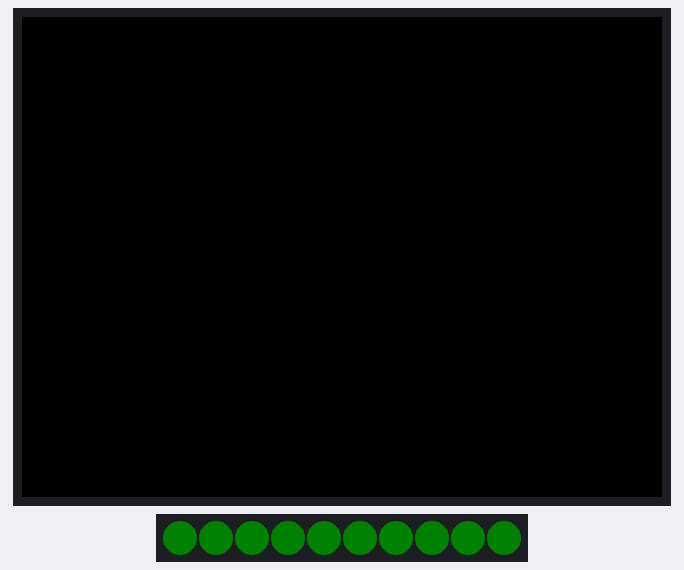
Bench run of a sketch on a simulated ESP32. Parts: 320×240 colour display, 10 RGB LEDs in strip order, left to right. Dim RGB values are drawn brighter than linear; WiFi joins after 1.5 s; servers stay silent unless stated; the local clock reads 2024-03-15 10:24:30 at power-on unless the sketch sets it.

Above: at 3.3 s.
At 8.8 s:
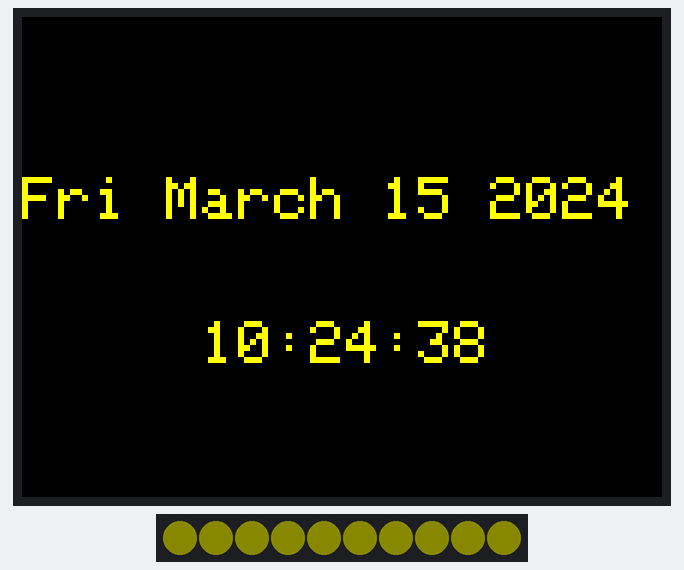
At 12.1 s:
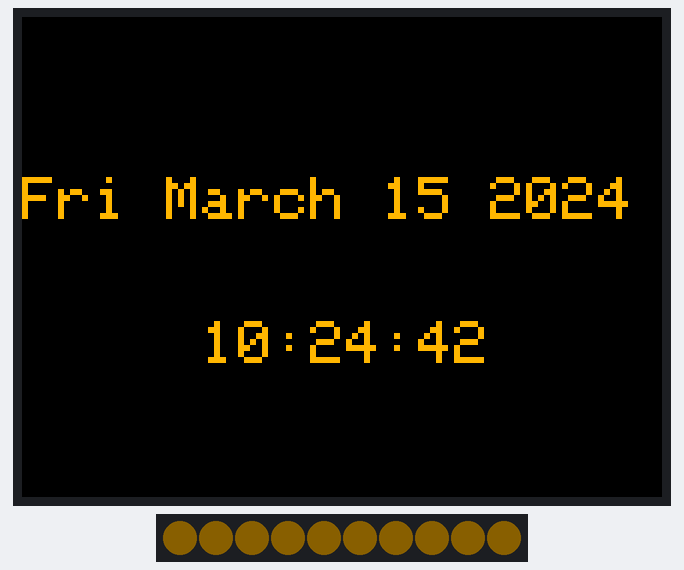
At 20.7 s:
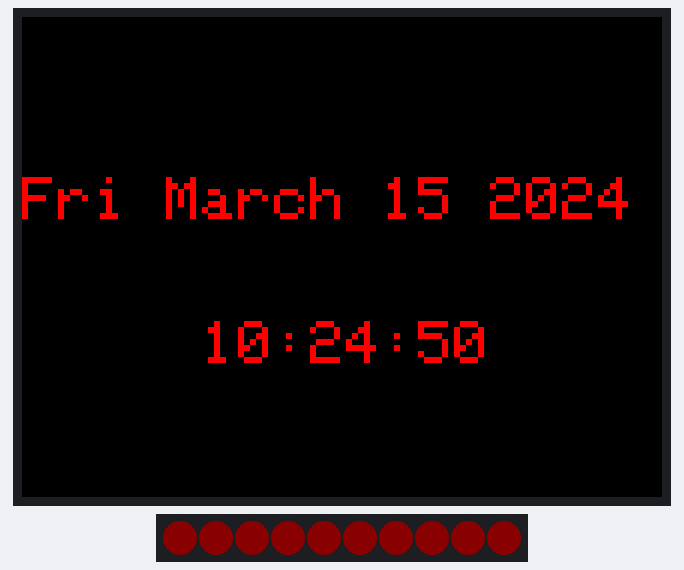
At 29.4 s:
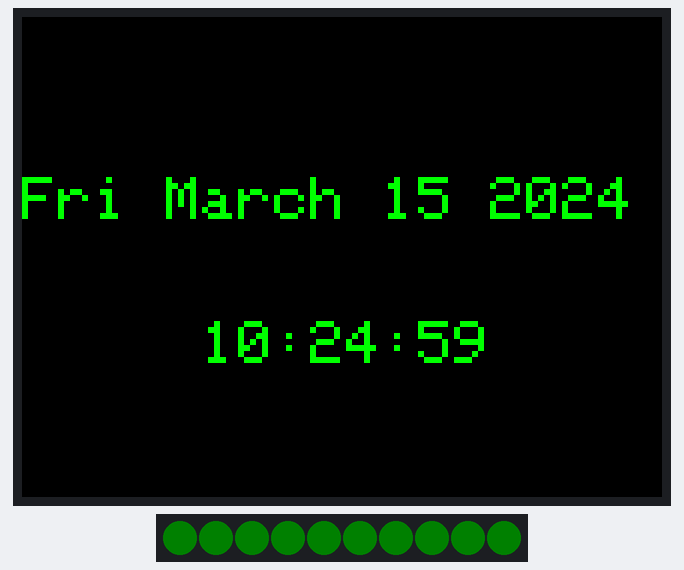
At 38.0 s:
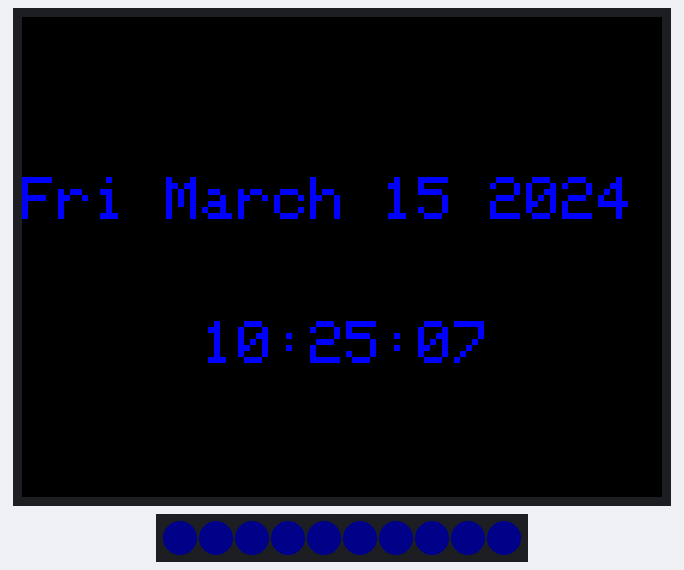

The sketch:

code.ino
```cpp
/*
* Author: Kamran A.
* Description: NTP TIME WITH LEDs
*/

#include <M5Core2.h>
#include <WiFi.h>
#include "time.h"

#include <FastLED.h>

#define NUM_LEDS 10
#define DATA_PIN 25
#define CLOCK_PIN 13

CRGB leds[NUM_LEDS];

// Set the name and password of the wifi to be connected
const char* ssid = "ssid";
const char* password = "password";

const char* ntpServer = "time1.google.com";  //Set the connect NTP server
//const char* ntpServer = "pool.ntp.org";
//const long gmtOffset_sec = -19001;
const long gmtOffset_sec = -18000;
const int daylightOffset_sec = 3600;

void printLocalTime() {
  struct tm timeinfo;
  if (!getLocalTime(
          &timeinfo)) {
    M5.Lcd.println("Failed to obtain time");
    return;
  }
  M5.Lcd.println(
      &timeinfo,
      "%a %B %d %Y \n\n     %I:%M:%S");
}

void setup() {
  M5.begin();

  FastLED.addLeds<NEOPIXEL, DATA_PIN>(leds, NUM_LEDS); // GRB ordering is assumed
  FastLED.setBrightness(10);

  M5.Lcd.setTextSize(2);
  M5.Lcd.printf("\nConnecting to %s", ssid);
  leds[0] = CRGB::Red;
  leds[1] = CRGB::Blue;
  leds[2] = CRGB::Green;
  leds[3] = CRGB::Orange;
  leds[4] = CRGB::Cyan;
  leds[5] = CRGB::Red;
  leds[6] = CRGB::Blue;
  leds[7] = CRGB::Green;
  leds[8] = CRGB::Orange;
  leds[9] = CRGB::Cyan;
  FastLED.show();
  WiFi.begin(
      ssid,
      password);
  while (WiFi.status() !=
         WL_CONNECTED) {
    delay(500);
    M5.Lcd.print(".");
  }
  M5.Lcd.println("\nWIFI CONNECTED!");
  leds[0] = CRGB::Green;
  leds[1] = CRGB::Green;
  leds[2] = CRGB::Green;
  leds[3] = CRGB::Green;
  leds[4] = CRGB::Green;
  leds[5] = CRGB::Green;
  leds[6] = CRGB::Green;
  leds[7] = CRGB::Green;
  leds[8] = CRGB::Green;
  leds[9] = CRGB::Green;
  FastLED.show();
  delay(500);
  M5.Lcd.println("\nCONNECTING TO NTP SERVER");
  leds[0] = CRGB::Red;
  leds[1] = CRGB::Blue;
  leds[2] = CRGB::Green;
  leds[3] = CRGB::Orange;
  leds[4] = CRGB::Cyan;
  leds[5] = CRGB::Red;
  leds[6] = CRGB::Blue;
  leds[7] = CRGB::Green;
  leds[8] = CRGB::Orange;
  leds[9] = CRGB::Cyan;
  FastLED.show();
  delay(500);
  configTime(gmtOffset_sec, daylightOffset_sec,
             ntpServer);
  leds[0] = CRGB::Green;
  leds[1] = CRGB::Green;
  leds[2] = CRGB::Green;
  leds[3] = CRGB::Green;
  leds[4] = CRGB::Green;
  leds[5] = CRGB::Green;
  leds[6] = CRGB::Green;
  leds[7] = CRGB::Green;
  leds[8] = CRGB::Green;
  leds[9] = CRGB::Green;
  FastLED.show();
  delay(500);
  printLocalTime();
  WiFi.disconnect(true);
  WiFi.mode(WIFI_OFF);
  delay(20);
  M5.Lcd.clear();
}
void loop() {

  M5.update();
  M5.Lcd.clear();
  M5.Lcd.setCursor(0, 80);
  M5.Lcd.setTextSize(3);

  while(true)
  {
    M5.update();
    delay(1000);
    M5.Lcd.clear();
    M5.Lcd.setCursor(0, 80);
    M5.Lcd.setTextSize(3);
    Orange();
    printLocalTime();
    M5.update();
    delay(1000);
    M5.Lcd.clear();
    M5.Lcd.setCursor(0, 80);
    Red();
    printLocalTime();
    M5.update();
    delay(1000);
    M5.Lcd.clear();
    M5.Lcd.setCursor(0, 80);
    Green();
    printLocalTime();
    M5.update();
    delay(1000);
    M5.Lcd.clear();
    M5.Lcd.setCursor(0, 80);
    Blue();
    printLocalTime();
    M5.update();
    delay(1000);
    M5.Lcd.clear();
    M5.Lcd.setCursor(0, 80);
    Yellow();
    printLocalTime();
    M5.update();
    delay(1000);
    M5.Lcd.clear();
    M5.Lcd.setCursor(0, 80);
    Purple();
    printLocalTime();
    M5.update();
    delay(1000);
    M5.Lcd.clear();
    M5.Lcd.setCursor(0, 80);
    Cyan();
    printLocalTime();
  }
}
void Orange()
{
  M5.Lcd.setTextColor(TFT_ORANGE);
  leds[0] = CRGB::Orange;
  leds[1] = CRGB::Orange;
  leds[2] = CRGB::Orange;
  leds[3] = CRGB::Orange;
  leds[4] = CRGB::Orange;
  leds[5] = CRGB::Orange;
  leds[6] = CRGB::Orange;
  leds[7] = CRGB::Orange;
  leds[8] = CRGB::Orange;
  leds[9] = CRGB::Orange;
  FastLED.show();
}
void Red()
{
  M5.Lcd.setTextColor(TFT_RED);
  leds[0] = CRGB::Red;
  leds[1] = CRGB::Red;
  leds[2] = CRGB::Red;
  leds[3] = CRGB::Red;
  leds[4] = CRGB::Red;
  leds[5] = CRGB::Red;
  leds[6] = CRGB::Red;
  leds[7] = CRGB::Red;
  leds[8] = CRGB::Red;
  leds[9] = CRGB::Red;
  FastLED.show();
}
void Green()
{
  M5.Lcd.setTextColor(TFT_GREEN);
  leds[0] = CRGB::Green;
  leds[1] = CRGB::Green;
  leds[2] = CRGB::Green;
  leds[3] = CRGB::Green;
  leds[4] = CRGB::Green;
  leds[5] = CRGB::Green;
  leds[6] = CRGB::Green;
  leds[7] = CRGB::Green;
  leds[8] = CRGB::Green;
  leds[9] = CRGB::Green;
  FastLED.show();
}
void Blue()
{
  M5.Lcd.setTextColor(TFT_BLUE);
  leds[0] = CRGB::Blue;
  leds[1] = CRGB::Blue;
  leds[2] = CRGB::Blue;
  leds[3] = CRGB::Blue;
  leds[4] = CRGB::Blue;
  leds[5] = CRGB::Blue;
  leds[6] = CRGB::Blue;
  leds[7] = CRGB::Blue;
  leds[8] = CRGB::Blue;
  leds[9] = CRGB::Blue;
  FastLED.show();
}
void Yellow()
{
  M5.Lcd.setTextColor(TFT_YELLOW);
  leds[0] = CRGB::Yellow;
  leds[1] = CRGB::Yellow;
  leds[2] = CRGB::Yellow;
  leds[3] = CRGB::Yellow;
  leds[4] = CRGB::Yellow;
  leds[5] = CRGB::Yellow;
  leds[6] = CRGB::Yellow;
  leds[7] = CRGB::Yellow;
  leds[8] = CRGB::Yellow;
  leds[9] = CRGB::Yellow;
  FastLED.show();
}
void Purple()
{
  M5.Lcd.setTextColor(TFT_PURPLE);
  leds[0] = CRGB::Purple;
  leds[1] = CRGB::Purple;
  leds[2] = CRGB::Purple;
  leds[3] = CRGB::Purple;
  leds[4] = CRGB::Purple;
  leds[5] = CRGB::Purple;
  leds[6] = CRGB::Purple;
  leds[7] = CRGB::Purple;
  leds[8] = CRGB::Purple;
  leds[9] = CRGB::Purple;
  FastLED.show();
}
void Cyan()
{
  M5.Lcd.setTextColor(TFT_CYAN);
  leds[0] = CRGB::Cyan;
  leds[1] = CRGB::Cyan;
  leds[2] = CRGB::Cyan;
  leds[3] = CRGB::Cyan;
  leds[4] = CRGB::Cyan;
  leds[5] = CRGB::Cyan;
  leds[6] = CRGB::Cyan;
  leds[7] = CRGB::Cyan;
  leds[8] = CRGB::Cyan;
  leds[9] = CRGB::Cyan;
  FastLED.show();
}
```

Measured:
- what the display in image 0 shows lasts 1.2 s, from 3.2 s to 4.4 s
- what the display in image 1 shows lasts 1.1 s, from 8.8 s to 9.9 s
